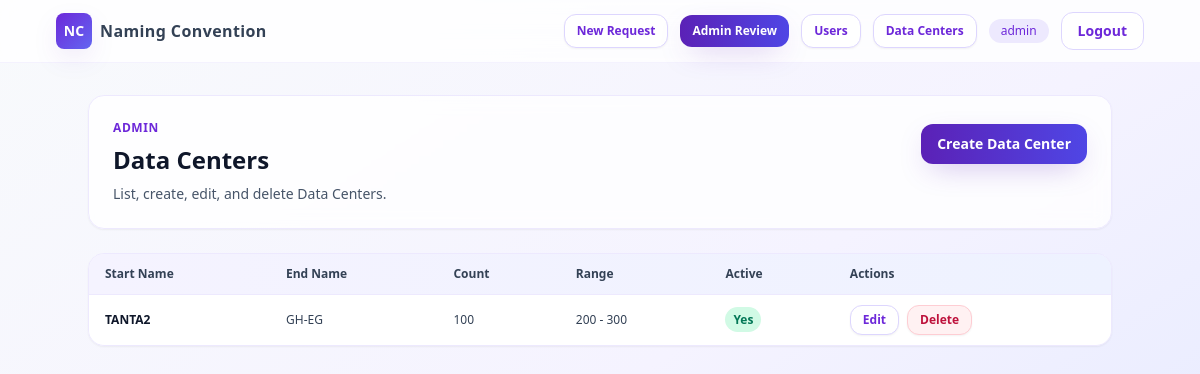
/requests/admin/datacenters/ (signed in), run on an earlier commit of the app's database.
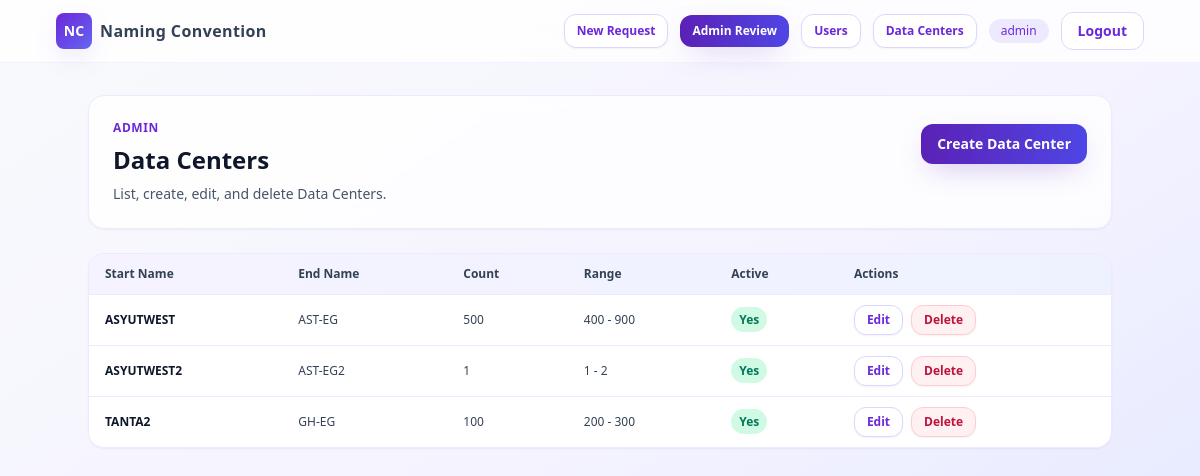
And on a later commit of the database.
### naming/models.py (models this page shows, shortened)
class DataCenter(models.Model):
    start_name = models.CharField(max_length=64, unique=True)
    end_name = models.CharField(max_length=64)
    count_of_servers = models.PositiveIntegerField()
    start_numbers = models.PositiveIntegerField()
    end_numbers = models.PositiveIntegerField()
    is_active = models.BooleanField(default=True)
    created_at = models.DateTimeField(auto_now_add=True)
    updated_at = models.DateTimeField(auto_now=True)
    class Meta:
        ordering = ["start_name"]

### naming/views_admin.py (the view)
# urls.py: path("admin/datacenters/", AdminDataCenterListView.as_view(), name="admin_datacenters_list"),
class AdminDataCenterListView(LoginRequiredMixin, StaffRequiredMixin, ListView):
    model = DataCenter
    template_name = "naming/admin/datacenters_list.html"
    context_object_name = "datacenters"
    ordering = ["start_name"]

### naming/views_admin.py (called while the page is built)
    def test_func(self) -> bool:
        return bool(self.request.user and self.request.user.is_staff)

### naming/templates/naming/admin/datacenters_list.html (shortened to what this page needs)
{% extends "base.html" %}
{% block content %}
<div class="mx-auto max-w-5xl">
  <div class="mb-6 rounded-2xl border border-violet-100 bg-white/80 p-6 shadow-sm backdrop-blur">
    <div class="flex flex-col gap-3 sm:flex-row sm:items-start sm:justify-between">
      <div>
        <div class="text-xs font-semibold uppercase tracking-wider text-violet-700">Admin</div>
        <h1 class="mt-2 text-2xl font-bold text-slate-900">Data Centers</h1>
        <p class="mt-2 text-sm text-slate-600">List, create, edit, and delete Data Centers.</p>
      </div>
      <div class="sm:pt-1">
        <a href="{% url 'admin_datacenters_create' %}"
           class="inline-flex items-center justify-center rounded-xl bg-gradient-to-r from-brand-600 to-indigo-600 px-4 py-2.5 text-sm font-semibold text-white shadow-soft transition duration-200 hover:-translate-y-0.5 hover:from-brand-700 hover:to-indigo-700 focus:outline-none focus:ring-4 focus:ring-violet-200">
          Create Data Center
        </a>
      </div>
    </div>
  </div>
  <div class="overflow-x-auto rounded-2xl border border-violet-100 bg-white/60 shadow-sm">
    <table class="min-w-full divide-y divide-violet-100">
      <thead class="bg-gradient-to-r from-violet-50 to-indigo-50">
        <tr>
          <th class="whitespace-nowrap px-4 py-3 text-left text-xs font-semibold text-slate-700">Start Name</th>
          <th class="whitespace-nowrap px-4 py-3 text-left text-xs font-semibold text-slate-700">End Name</th>
          <th class="whitespace-nowrap px-4 py-3 text-left text-xs font-semibold text-slate-700">Count</th>
          <th class="whitespace-nowrap px-4 py-3 text-left text-xs font-semibold text-slate-700">Range</th>
          <th class="whitespace-nowrap px-4 py-3 text-left text-xs font-semibold text-slate-700">Active</th>
          <th class="whitespace-nowrap px-4 py-3 text-left text-xs font-semibold text-slate-700">Actions</th>
        </tr>
      </thead>
      <tbody class="divide-y divide-violet-100 bg-white">
        {% for dc in datacenters %}
          <tr class="hover:bg-violet-50/50">
            <td class="whitespace-nowrap px-4 py-2.5 text-xs font-semibold text-slate-900">{{ dc.start_name }}</td>
            <td class="whitespace-nowrap px-4 py-2.5 text-xs text-slate-700">{{ dc.end_name }}</td>
            <td class="whitespace-nowrap px-4 py-2.5 text-xs text-slate-700">{{ dc.count_of_servers }}</td>
            <td class="whitespace-nowrap px-4 py-2.5 text-xs text-slate-700">{{ dc.start_numbers }} - {{ dc.end_numbers }}</td>
            <td class="whitespace-nowrap px-4 py-2.5 text-xs">
              {% if dc.is_active %}
                <span class="rounded-full bg-emerald-100 px-2 py-1 text-xs font-semibold text-emerald-700">Yes</span>
              {% else %}
                <span class="rounded-full bg-rose-100 px-2 py-1 text-xs font-semibold text-rose-700">No</span>
              {% endif %}
            </td>
            <td class="whitespace-nowrap px-4 py-2.5 text-xs">
              <div class="flex flex-wrap gap-2">
                <a href="{% url 'admin_datacenters_edit' pk=dc.pk %}"
                   class="rounded-xl border border-violet-200 bg-white px-3 py-1.5 text-xs font-semibold text-violet-700 shadow-sm transition duration-200 hover:border-violet-300 hover:bg-violet-50">
                  Edit
                </a>
                <a href="{% url 'admin_datacenters_delete' pk=dc.pk %}"
                   class="rounded-xl border border-rose-200 bg-rose-50 px-3 py-1.5 text-xs font-semibold text-rose-700 shadow-sm transition duration-200 hover:border-rose-300 hover:bg-rose-100">
                  Delete
                </a>
              </div>
            </td>
          </tr>
        {% empty %}
          <tr>
            <td colspan="6" class="px-4 py-6 text-center text-sm text-slate-500">No Data Centers found.</td>
          </tr>
        {% endfor %}
      </tbody>
    </table>
  </div>
</div>
{% endblock %}

### templates/base.html (shortened to what this page needs)
{% load static %}
<!DOCTYPE html>
<html lang="en">
<head>
    <script src="https://cdn.tailwindcss.com"></script>
</head>
<body class="min-h-screen bg-gradient-to-br from-slate-50 via-violet-50 to-indigo-100 text-slate-800">
    <div class="min-h-screen">
        <nav class="sticky top-0 z-30 border-b border-violet-100/60 bg-white/80 backdrop-blur-md">
            <div class="mx-auto flex w-full max-w-6xl items-center justify-between px-4 py-3 sm:px-6 lg:px-8">
                <a href="{% url 'home' %}" class="group inline-flex items-center gap-2 transition">
                    <span class="inline-flex h-9 w-9 items-center justify-center rounded-lg bg-gradient-to-br from-brand-500 to-indigo-500 text-sm font-bold text-white shadow-soft transition-transform duration-200 group-hover:scale-105">NC</span>
                    <span class="text-sm font-semibold tracking-wide text-slate-700 sm:text-base">Naming Convention</span>
                </a>
                <div class="flex items-center gap-2 sm:gap-3">
                    {% if request.user.is_authenticated %}
                        <a href="{% url 'naming_requests_start' %}"
                           class="hidden rounded-xl border border-violet-200 bg-white px-3 py-2 text-xs font-semibold text-violet-700 shadow-sm transition duration-200 hover:border-violet-300 hover:bg-violet-50 sm:inline">
                            New Request
                        </a>
                        {% if request.user.is_staff %}
                            <a href="{% url 'admin_naming_request_list' %}"
                               class="hidden rounded-xl bg-gradient-to-r from-brand-600 to-indigo-600 px-3 py-2 text-xs font-semibold text-white shadow-soft transition duration-200 hover:-translate-y-0.5 hover:from-brand-700 hover:to-indigo-700 sm:inline">
                                Admin Review
                            </a>
                            <a href="{% url 'admin_users_list' %}"
                               class="hidden rounded-xl border border-violet-200 bg-white px-3 py-2 text-xs font-semibold text-violet-700 shadow-sm transition duration-200 hover:border-violet-300 hover:bg-violet-50 sm:inline">
                                Users
                            </a>
                            <a href="{% url 'admin_datacenters_list' %}"
                               class="hidden rounded-xl border border-violet-200 bg-white px-3 py-2 text-xs font-semibold text-violet-700 shadow-sm transition duration-200 hover:border-violet-300 hover:bg-violet-50 sm:inline">
                                Data Centers
                            </a>
                        {% endif %}
                        <span class="hidden rounded-full bg-violet-100 px-3 py-1 text-xs font-medium text-violet-700 sm:inline">{{ request.user.username }}</span>
                        <form method="post" action="{% url 'logout' %}">
                            <button type="submit" class="rounded-xl border border-violet-200 bg-white px-3 py-2 text-xs font-semibold text-violet-700 transition duration-200 hover:border-violet-300 hover:bg-violet-50 sm:px-4 sm:text-sm">
                                Logout
                            </button>
                        </form>
                    {% else %}
                        <a href="{% url 'login' %}" class="rounded-xl bg-gradient-to-r from-brand-600 to-indigo-600 px-4 py-2 text-xs font-semibold text-white shadow-soft transition duration-200 hover:-translate-y-0.5 hover:from-brand-700 hover:to-indigo-700 sm:text-sm">
                            Login
                        </a>
                    {% endif %}
                </div>
            </div>
        </nav>
        <main class="mx-auto w-full max-w-6xl px-4 py-8 sm:px-6 lg:px-8">
            {% block content %}{% endblock %}
        </main>
    </div>
</body>
</html>

What changed in the data, as far as the page shows it:
added DataCenter: start_name "ASYUTWEST", end_name "AST-EG", count_of_servers "500", start_numbers "400", end_numbers "900", is_active "Yes"
added DataCenter: start_name "ASYUTWEST2", end_name "AST-EG2", count_of_servers "1", start_numbers "1", end_numbers "2", is_active "Yes"
